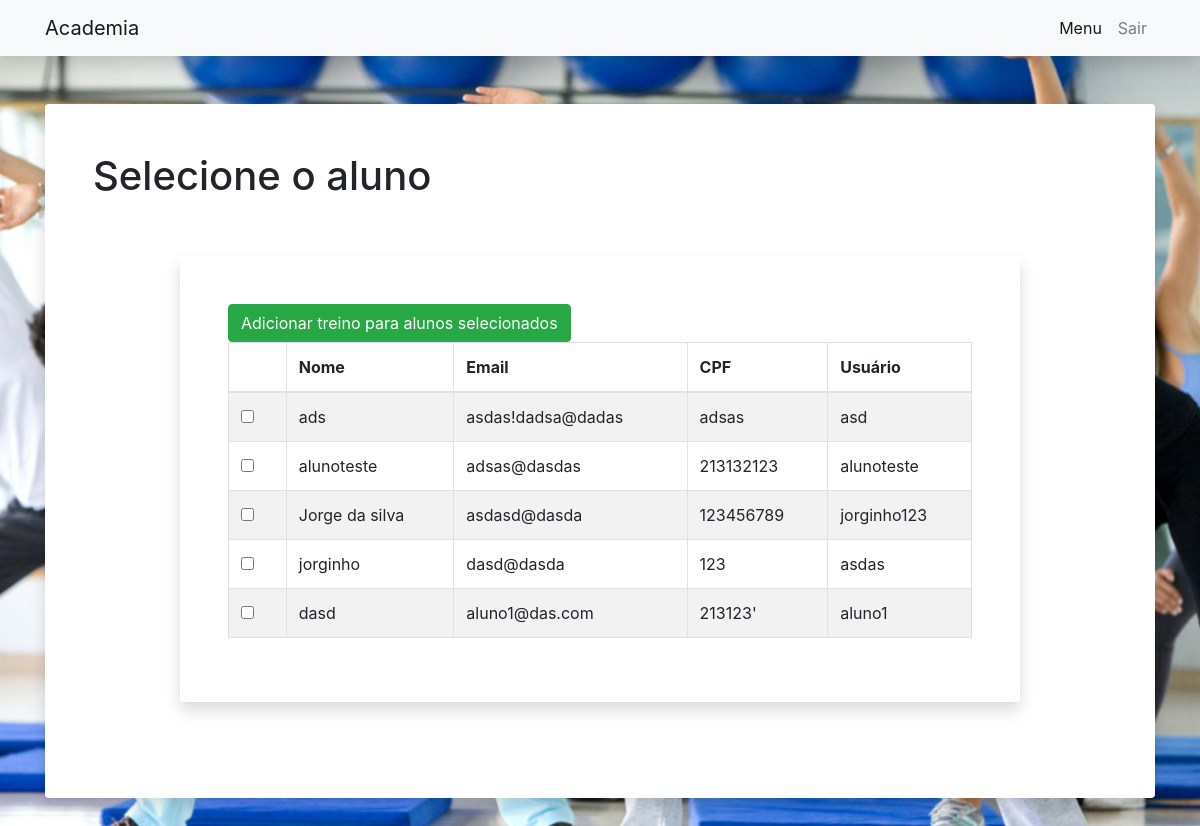
The app's page /professor/lista_alunos/ with its own data.
### aluno/models.py (models this page shows, shortened)
class Aluno(models.Model):
    nome = models.CharField(max_length=100)
    CPF = models.CharField(max_length=100)
    identidade = models.CharField(max_length=100)
    nascimento = models.CharField(max_length=20)
    n_cartao = models.CharField(max_length=100)
    bandeira = models.CharField(max_length=100)
    cartao_nome = models.CharField(max_length=100)
    usuario = models.CharField(max_length=100)
    email = models.CharField(max_length=100)
    password = models.CharField(max_length=100)
    planos = models.ManyToManyField(Plano,default=None)
    treino = models.ManyToManyField(Treino,default=None)
    exame = models.ManyToManyField(Exame,default=None)

### professor/views.py (the view, shortened to what this page needs)
# urls.py: path('lista_alunos/',views.lista_alunos,name='medico-lista_alunos'),
def lista_alunos(request):
    alunos = Aluno.objects.filter()
    context = {
        "alunos": alunos,
    }
    return render(request,'professor/lista_alunos.html',context)

### professor/templates/professor/lista_alunos.html (shortened to what this page needs)
{% extends "professor/usuario_logado.html" %}
{% load static %}
{% block styles %}
<link rel="stylesheet" href="{% static '/secretario/styles/aula_perfil.css' %}">
{% endblock styles %}
{% block content %}
<div class="container">
    <div class="card border-0 shadow my-5">
        <div class="card-body p-5">
            <div>
                <p class="h1">Selecione o aluno</p>
                <div class="row py-5">
                    <div class="col-lg-10 mx-auto">
                        <div class="card rounded shadow border-0">
                            <div class="card-body p-5 bg-white rounded">
                                <div class="table-responsive">
                                    <table id="alunos" style="width:100%" class="table table-striped table-bordered">
                                        <thead>
                                            <tr>
                                                <th></th>
                                                <th>Nome</th>
                                                <th>Email</th>
                                                <th>CPF</th>
                                                <th>Usuário</th>
                                            </tr>
                                        </thead>
                                        <tbody>
                                            <form method="POST">
                                                {% for aluno in alunos %}
                                                <tr>
                                                    <td>
                                                        <div class="form-group form-check">
                                                            <input type="checkbox" class="form-check-input"
                                                                name={{aluno.id}}>
                                                        </div>
                                                    </td>
                                                    <td>{{aluno.nome}}</td>
                                                    <td>{{aluno.email}}</td>
                                                    <td>{{aluno.CPF}}</td>
                                                    <td>{{aluno.usuario}}</td>
                                                </tr>
                                                {% endfor %}
                                                <button class="btn btn-success" type="submit" value="alunos">Adicionar treino para alunos selecionados</button>
                                            </form>
                                        </tbody>
                                    </table>
                                </div>
                            </div>
                        </div>
                    </div>
                </div>
            </div>
        </div>
    </div>
</div>
{% endblock content %}

### assets/secretario/styles/aula_perfil.css (style rules this page uses)
body { background: url('../images/alunos.jpg') no-repeat center center fixed; -webkit-background-size: cover; -moz-background-size: cover; background-size: cover; -o-background-size: cover; }

### records on screen
Aluno: nome "ads", email "asdas!dadsa@dadas", CPF "adsas", usuario "asd"
Aluno: nome "alunoteste", email "adsas@dasdas", CPF "213132123", usuario "alunoteste"
Aluno: nome "Jorge da silva", email "asdasd@dasda", CPF "123456789", usuario "jorginho123"
Aluno: nome "jorginho", email "dasd@dasda", CPF "123", usuario "asdas"
Aluno: nome "dasd", email "aluno1@das.com", CPF "213123'", usuario "aluno1"
